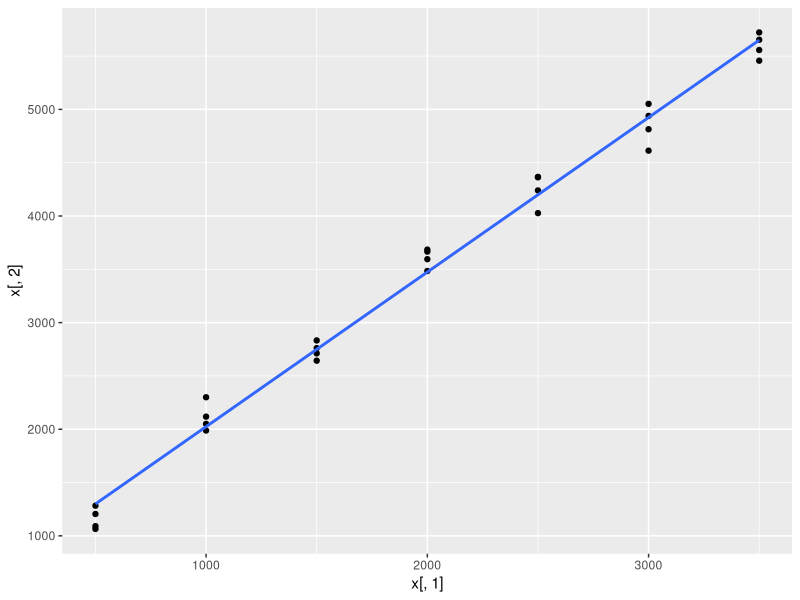
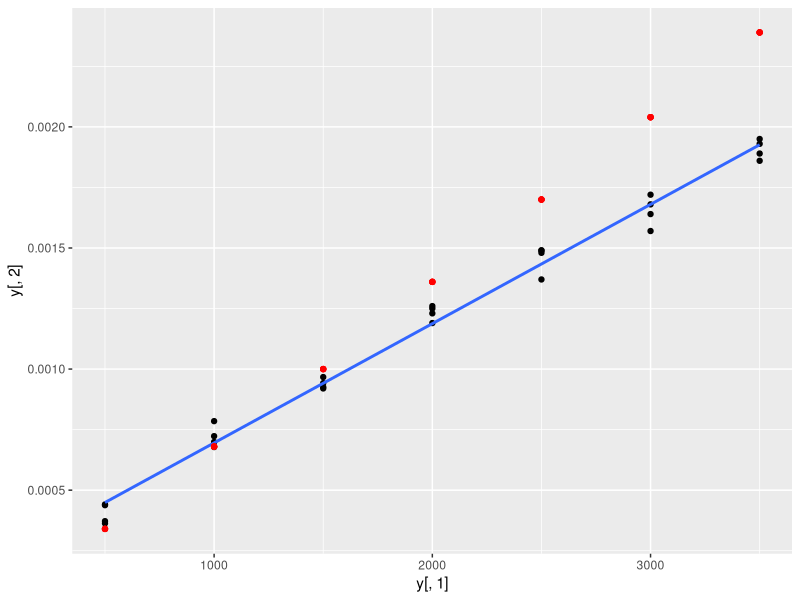
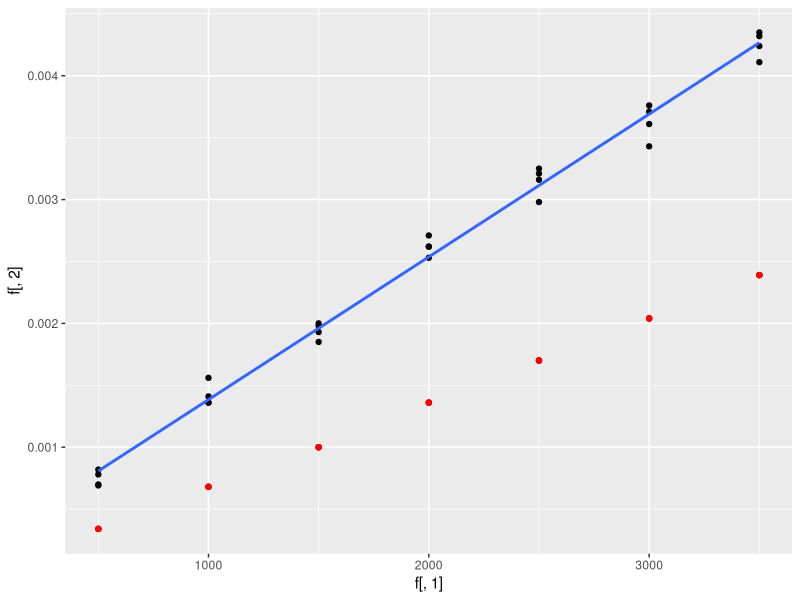
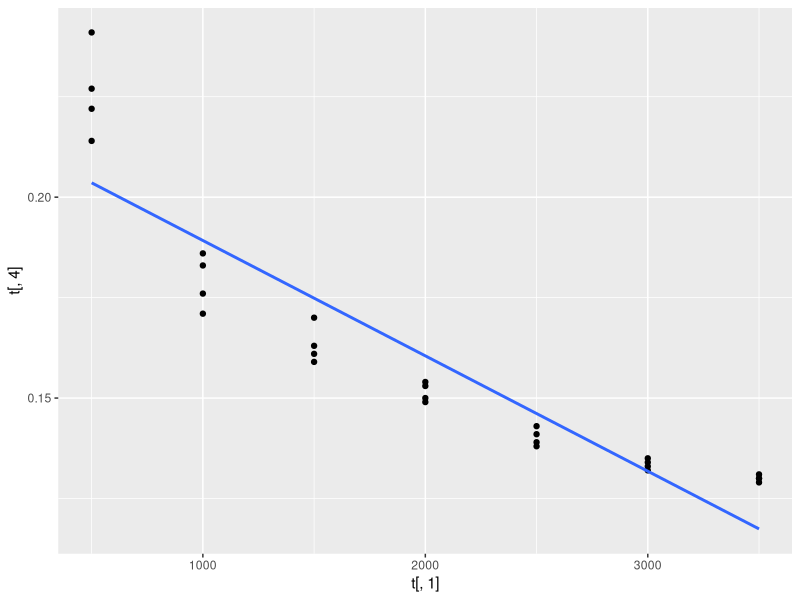
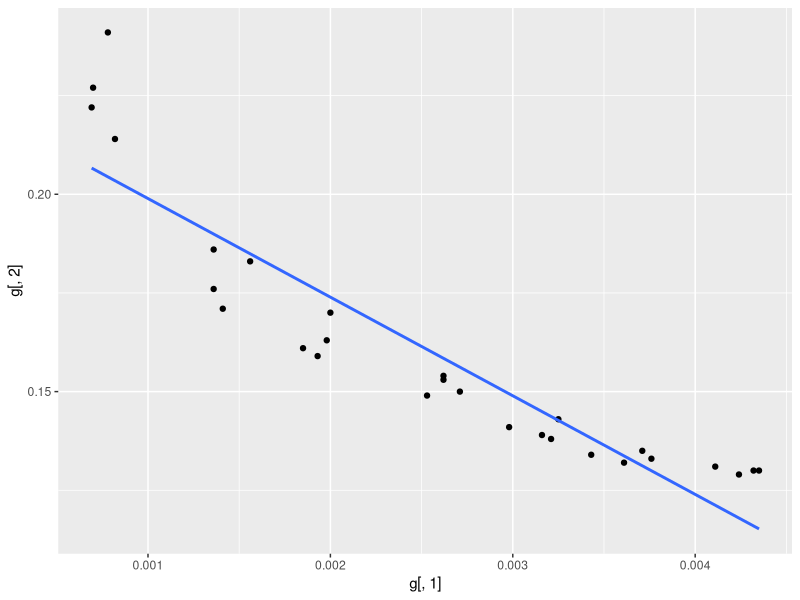

Reproduce these figures in R, in order. (Note: this script raises an error after producing the figures.)
# Corrélation Ne et nombre de sites polymorphe
vecteur_pol=c(500,1000,1500,2000,2500,3000,3500,500,1000,1500,2000,2500,3000,3500,500,1000,1500,2000,2500,3000,3500,500,1000,1500,2000,2500,3000,3500,1205,2118,2833,3484,4363,5052,5557,1065,2050,2761,3666,4367,4814,5653,1091,1988,2643,3595,4240,4613,5722,1283,2300,2712,3685,4027,4939,5457)
tableaupolymorphisme= matrix(vecteur_pol,ncol=2,nrow=28)
colnames(tableaupolymorphisme)=c("Ne","polymorphisme")
x = as.data.frame(tableaupolymorphisme)
typeof(x)
library("ggplot2")
ggplot(x, mapping=aes(x=x[,1], y=x[,2]))+ geom_point()+ geom_smooth(method=lm, se=FALSE)

# Corrélation Ne et polymorphisme de Waterson
vecteur_wpol=c(500,1000,1500,2000,2500,3000,3500,500,1000,1500,2000,2500,3000,3500,500,1000,1500,2000,2500,3000,3500,500,1000,1500,2000,2500,3000,3500,0.000438,0.000785,0.000926,0.00126,0.00137,0.00168,0.00186,0.000372,0.000678,0.000920,0.00123,0.00148,0.00157,0.00195,0.000441,0.000723,0.000967,0.00119,0.00149,0.00172,0.00189,0.000363,0.000699,0.000942,0.00125,0.00149,0.00164,0.00193,0.00034,0.00068,0.001,0.00136,0.0017,0.00204,0.00239,0.00034,0.00068,0.001,0.00136,0.0017,0.00204,0.00239,0.00034,0.00068,0.001,0.00136,0.0017,0.00204,0.00239,0.00034,0.00068,0.001,0.00136,0.0017,0.00204,0.00239)
tableaupolymorphisme_w= matrix(vecteur_wpol,ncol=3,nrow=28)
colnames(tableaupolymorphisme_w)=c("Ne","polymorphisme Waterson","polymorphisme attendu")
y = as.data.frame(tableaupolymorphisme_w)
typeof(y)
library("ggplot2")
ggplot(y, mapping=aes(x=y[,1], y=y[,2]))+ geom_point()+ geom_smooth(method=lm, se=FALSE)+ geom_point(aes(y = y[,3]), color="red")
# Fidélité corrélation
mod1 <- lm( y[,2]~ y[,1], data = y )
summary(mod1)
cor(y[,2],y[,1], method="pearson")

#Corrélation Ne et polymorphisme synonyme corrigé par waterson 
vecteur_wpolsyn=c(500,1000,1500,2000,2500,3000,3500,500,1000,1500,2000,2500,3000,3500,500,1000,1500,2000,2500,3000,3500,500,1000,1500,2000,2500,3000,3500,0.000819,0.00156,0.00193,0.00271,0.00298,0.00371,0.00411,0.000691,0.00136,0.00185,0.00262,0.00321,0.00343,0.00435,0.000780,0.00141,0.002,0.00253,0.00316,0.00376,0.00424,0.000699,0.00136,0.00198,0.00262,0.00325,0.00361,0.00432,0.00034,0.00068,0.001,0.00136,0.0017,0.00204,0.00239,0.00034,0.00068,0.001,0.00136,0.0017,0.00204,0.00239,0.00034,0.00068,0.001,0.00136,0.0017,0.00204,0.00239,0.00034,0.00068,0.001,0.00136,0.0017,0.00204,0.00239)
tableaupolymorphisme_wsyn= matrix(vecteur_wpolsyn,ncol=3,nrow=28)
colnames(tableaupolymorphisme_wsyn)=c("Ne","polymorphisme synonyme Waterson","polymorphisme attendu")
f = as.data.frame(tableaupolymorphisme_wsyn)
typeof(f)
library("ggplot2")
ggplot(f, mapping=aes(x=f[,1], y=f[,2]))+ geom_point()+ geom_smooth(method=lm, se=FALSE)+ geom_point(aes(y = f[,3]), color="red")
# Fidélité corrélation
mod1 <- lm( f[,2]~ f[,1], data = f )
summary(mod1)
cor(f[,2],f[,1], method="pearson")

# Corrélation Ne et Dn/Ds
vecteur_d=c(500,1000,1500,2000,2500,3000,3500,500,1000,1500,2000,2500,3000,3500,500,1000,1500,2000,2500,3000,3500,500,1000,1500,2000,2500,3000,3500,1279,2557,4036,5252,6534,7882,9338,1256,2574,3909,5214,6566,8034,9345,1249,2676,3809,5095,6641,7837,9293,1250,2594,4038,5242,6549,8052,9268,639,1093,1498,1850,2149,2495,2866,653,1119,1471,1861,2114,2520,2852,704,1072,1511,1778,2136,2438,2813,662,1066,1536,1885,2188,2477,2820,0.214,0.183,0.159,0.150,0.141,0.135,0.131,0.222,0.186,0.161,0.153,0.138,0.134,0.130,0.241,0.171,0.170,0.149,0.139,0.133,0.129,0.227,0.176,0.163,0.154,0.143,0.132,0.130)
tableauDn_Ds= matrix(vecteur_d,ncol=4,nrow=28)
colnames(tableauDn_Ds)=c("Ne","Ds","Dn","Dn/Ds")
t=as.data.frame(tableauDn_Ds)
library("ggplot2")
par(mfrow=c(2,2))
ggplot(t, mapping=aes(x=t[,1], y=t[,4]))+ geom_point()+ geom_smooth(method=lm, se=FALSE)
# Fidélité corrélation
mod2 <- lm( t[,4]~ t[,1], data = t )
summary(mod2)
cor(t[,4],t[,1], method="pearson")

# polymorphisme Dn/Ds
vecteur_g=c(0.000819,0.00156,0.00193,0.00271,0.00298,0.00371,0.00411,0.000691,0.00136,0.00185,0.00262,0.00321,0.00343,0.00435,0.000780,0.00141,0.002,0.00253,0.00316,0.00376,0.00424,0.000699,0.00136,0.00198,0.00262,0.00325,0.00361,0.00432,0.214,0.183,0.159,0.150,0.141,0.135,0.131,0.222,0.186,0.161,0.153,0.138,0.134,0.130,0.241,0.171,0.170,0.149,0.139,0.133,0.129,0.227,0.176,0.163,0.154,0.143,0.132,0.130)
tableaucomp= matrix(vecteur_g,ncol=2,nrow=28)
colnames(tableaucomp)=c("polymorphisme","Dn/Ds")
g=as.data.frame(tableaucomp)
library("ggplot2")
par(mfrow=c(2,2))
ggplot(g, mapping=aes(x=g[,1], y=g[,2]))+ geom_point()+ geom_smooth(method=lm, se=FALSE)
# Fidélité corrélation
mod2 <- lm( g[,2]~ g[,1], data = g )
summary(mod2)
cor(g[,2],g[,1], method="spearman")


library(dplyr)
DnDs3500C4 %>%
  select(V3) %>%
  filter(V3=="m1")  

DnDs3500C4 %>%
  select(V3) %>%
  filter(V3!="m")


library(dplyr)
polymorphisme3500C4 %>%
  select(V3) %>%
  filter(V3=="m1")  

polymorphisme2000C %>%
  select(V3) %>%
  filter(V3!="m1")
